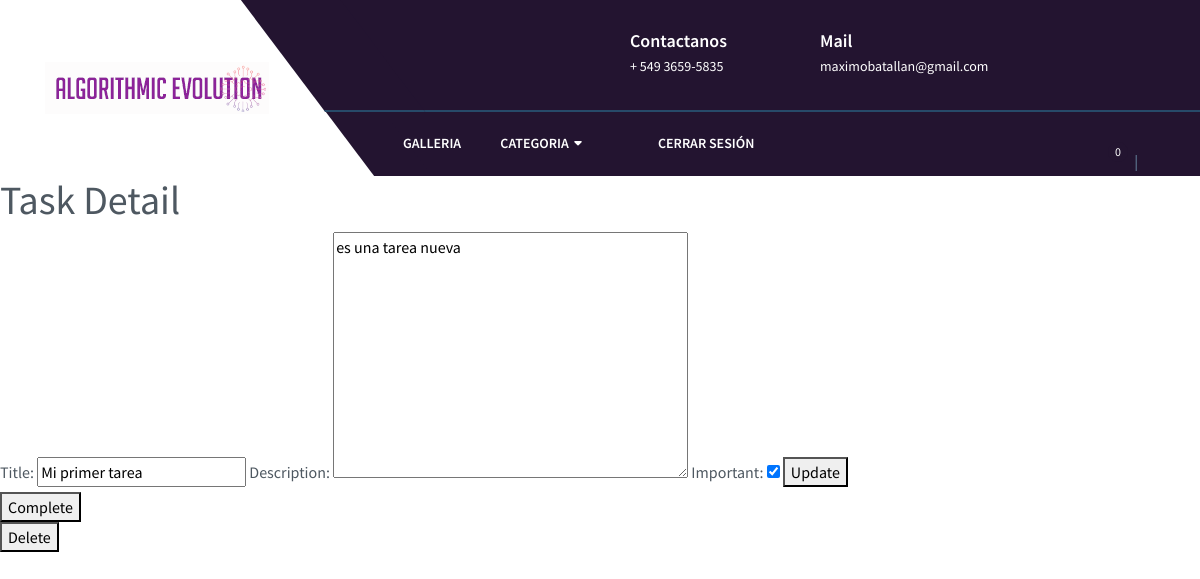
/tasks/1/ (signed in), run on the app's committed database.
### tasks/models.py (models this page shows, shortened)
class Task(models.Model):
    title = models.CharField(max_length=100)
    description = models.TextField(blank=True)
    created = models.DateTimeField(auto_now_add=True)
    datecompleted = models.DateTimeField(null=True)
    important = models.BooleanField(default=False)
    user = models.ForeignKey(User, on_delete=models.CASCADE)

### tasks/views.py (the view, shortened to what this page needs)
# urls.py: path('tasks/<int:task_id>/', views.task_detail, name='task_detail'),
@login_required
def task_detail(request, task_id):
    if request.method == 'GET':
        task = get_object_or_404(Task, pk=task_id, user=request.user)
        form = TaskForm(instance =task)
        return render(request, 'task_detail.html', {'task': task, 'form': form})

### tasks/forms.py
class TaskForm (ModelForm):
    class Meta:
        model = Task
        fields = ['title', 'description', 'important']

### tasks/context_processor.py (called while the page is built)
def total_carrito(request):
    total = 0
    cantidad = 0
    if request.user.is_authenticated:
        if "carrito" in request.session.keys():
            for key, value in request.session["carrito"].items():
                total += int(value["acumulado"])
                cantidad += int(value["cantidad"])
    return {"total_carrito": total,"cantidad": cantidad}

### tasks/templates/task_detail.html (shortened to what this page needs)
{% extends "base.html" %}
        {% block content %}
        <h1>Task Detail</h1>
        <form method="POST">
            {{form}}
            <button>
                Update
            </button>
        </form>
        <form action="{% url 'complete_task' task.id %}" method="POST">
            <button>
                Complete
            </button>
        </form>
        <form action="{% url 'delete' task.id %}" method="POST">
            <button>
                Delete
            </button>
        </form>
        {% endblock %}

### data on the page
Task: title "Mi primer tarea", description "es una tarea nueva", important "☑"

### other printed values
{{ cantidad }} "0"
